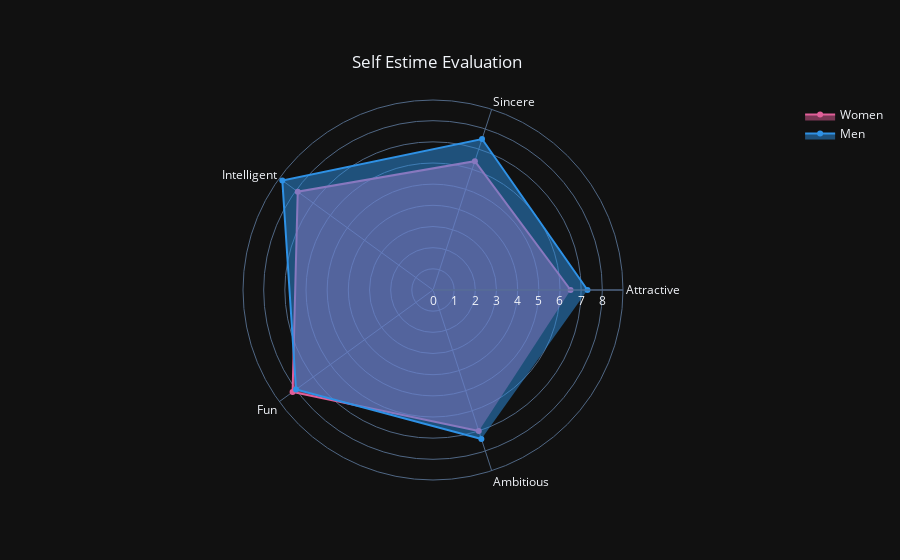

Notebook code cell kept with this figure:
### Code cell
# plot star plot for comparison 
fig = make_subplots(
    rows=1, cols=1,
    specs=[[{"type": "polar"}]],)
  
fig.add_trace(go.Scatterpolar(
      r=data3_1_W.iloc[1][iid_attributes3_1_vars],
      theta=attributes[:len(iid_attributes3_1_vars)],
      fill='toself',
      line=dict(color=cols[1]),
      name='Women'
),
row=1,col=1)

fig.add_trace(go.Scatterpolar(
      r=data3_1_M.iloc[1][iid_attributes3_1_vars],
      theta=attributes[:len(iid_attributes3_1_vars)],
      fill='toself',
      line=dict(color=cols[0]),
      name='Men'
),
row=1,col=1)

  
fig.update_layout(
  polar=dict(
    radialaxis=dict(
      visible=True
          )),
  template = 'plotly_dark',
  title={
        'text': "Self Estime Evaluation",
        'y':0.9,
        'x':0.485,
        'xanchor': 'center',
        'yanchor': 'top'},

  showlegend=True
)
  
fig.show()

### Figure 1 — Plotly figure (JSON) as saved in the notebook; plotly's stock layout.template omitted (floating-point values rounded to 4 significant figures)
{"data": [{"fill": "toself", "line": {"color": "#E15F99"}, "name": "Women", "r": [6.5, 6.4, 7.9, 8.2, 7], "subplot": "polar", "theta": ["Attractive", "Sincere", "Intelligent", "Fun", "Ambitious"], "type": "scatterpolar"}, {"fill": "toself", "line": {"color": "#2E91E5"}, "name": "Men", "r": [7.3, 7.5, 8.8, 8, 7.4], "subplot": "polar", "theta": ["Attractive", "Sincere", "Intelligent", "Fun", "Ambitious"], "type": "scatterpolar"}], "layout": {"polar": {"domain": {"x": [0, 1], "y": [0, 1]}, "radialaxis": {"visible": true}}, "showlegend": true, "title": {"text": "Self Estime Evaluation", "x": 0.485, "xanchor": "center", "y": 0.9, "yanchor": "top"}}}
